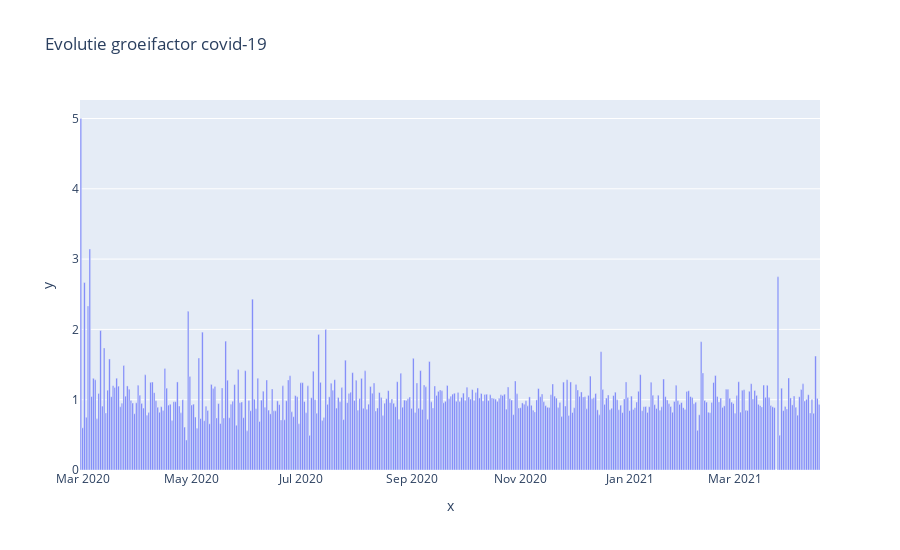

Notebook source saved alongside this figure:
### Code cell
groeifactoren = []

# calculating the growth factor
def groeifactor(delta_cn, delta_cn_old):
    """Returns the number of confirmed cases, Growth Factor=ΔC𝑛/ΔC𝑛−1"""
    return(delta_cn/delta_cn_old)

for i in range(len(cov_bes)):
    #we skip the first element, at is has no predecessor
    if i != 0:
        groeifact = groeifactor(num_bes[i], num_bes[i-1])
        groeifactoren.append(groeifact)

#convert list to numpy array
groeifactoren = np.array(groeifactoren)

#remove first element of dates as this has no r number
cov_bes_date_g = cov_bes_date[1:]

g_grafiek = px.bar(x=cov_bes_date_g, y=groeifactoren, height=550, 
               title='Evolutie groeifactor covid-19')
g_grafiek.show()

### Figure 1 — Plotly figure (JSON) as saved in the notebook; plotly's stock layout.template omitted (floating-point values rounded to 4 significant figures; data arrays with more than 128 entries replaced by an {"elided": "..."} marker saying what was removed)
{"data": [{"alignmentgroup": "True", "hovertemplate": "x=%{x}<br>y=%{y}<extra></extra>", "legendgroup": "", "marker": {"color": "#636efa", "pattern": {"shape": ""}}, "name": "", "offsetgroup": "", "orientation": "v", "showlegend": false, "textposition": "auto", "type": "bar", "x": {"elided": "413 str values"}, "xaxis": "x", "y": {"elided": "413 float values"}, "yaxis": "y"}], "layout": {"barmode": "relative", "height": 550, "legend": {"tracegroupgap": 0}, "title": {"text": "Evolutie groeifactor covid-19"}, "xaxis": {"anchor": "y", "domain": [0, 1], "title": {"text": "x"}}, "yaxis": {"anchor": "x", "domain": [0, 1], "title": {"text": "y"}}}}
